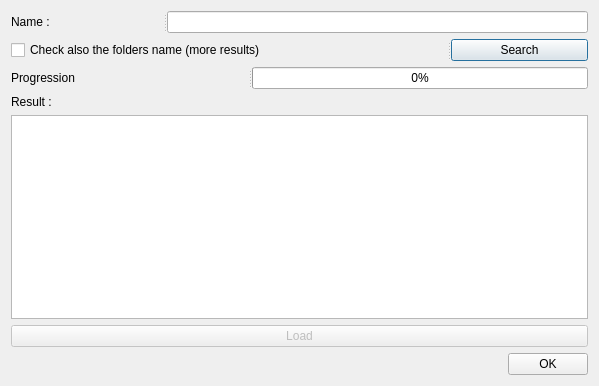
<?xml version="1.0" encoding="UTF-8"?>
<ui version="4.0">
 <class>Search</class>
 <widget class="QDialog" name="Search">
  <property name="geometry">
   <rect>
    <x>0</x>
    <y>0</y>
    <width>599</width>
    <height>386</height>
   </rect>
  </property>
  <property name="windowTitle">
   <string>Search</string>
  </property>
  <layout class="QVBoxLayout" name="verticalLayout">
   <item>
    <widget class="QSplitter" name="splitter_4">
     <property name="orientation">
      <enum>Qt::Horizontal</enum>
     </property>
     <widget class="QLabel" name="label_name">
      <property name="text">
       <string>Name :</string>
      </property>
     </widget>
     <widget class="QLineEdit" name="lineEdit_name"/>
    </widget>
   </item>
   <item>
    <widget class="QSplitter" name="splitter_2">
     <property name="orientation">
      <enum>Qt::Horizontal</enum>
     </property>
     <widget class="QCheckBox" name="checkBox_folder">
      <property name="text">
       <string>Check also the folders name (more results)</string>
      </property>
     </widget>
     <widget class="QPushButton" name="pushButton_search">
      <property name="text">
       <string>Search</string>
      </property>
      <property name="autoDefault">
       <bool>true</bool>
      </property>
      <property name="default">
       <bool>true</bool>
      </property>
     </widget>
    </widget>
   </item>
   <item>
    <widget class="QSplitter" name="splitter">
     <property name="orientation">
      <enum>Qt::Horizontal</enum>
     </property>
     <widget class="QLabel" name="label">
      <property name="sizePolicy">
       <sizepolicy hsizetype="Expanding" vsizetype="Preferred">
        <horstretch>0</horstretch>
        <verstretch>0</verstretch>
       </sizepolicy>
      </property>
      <property name="text">
       <string>Progression</string>
      </property>
     </widget>
     <widget class="QProgressBar" name="progressBar_search">
      <property name="sizePolicy">
       <sizepolicy hsizetype="Expanding" vsizetype="Fixed">
        <horstretch>0</horstretch>
        <verstretch>0</verstretch>
       </sizepolicy>
      </property>
      <property name="value">
       <number>0</number>
      </property>
     </widget>
    </widget>
   </item>
   <item>
    <widget class="QLabel" name="label_result">
     <property name="text">
      <string>Result :</string>
     </property>
    </widget>
   </item>
   <item>
    <widget class="QListWidget" name="listWidget_results"/>
   </item>
   <item>
    <widget class="QSplitter" name="splitter_3">
     <property name="orientation">
      <enum>Qt::Horizontal</enum>
     </property>
     <widget class="QPushButton" name="pushButton_load">
      <property name="enabled">
       <bool>false</bool>
      </property>
      <property name="sizePolicy">
       <sizepolicy hsizetype="Minimum" vsizetype="Fixed">
        <horstretch>0</horstretch>
        <verstretch>0</verstretch>
       </sizepolicy>
      </property>
      <property name="text">
       <string>Load</string>
      </property>
     </widget>
    </widget>
   </item>
   <item>
    <widget class="QDialogButtonBox" name="buttonBox">
     <property name="orientation">
      <enum>Qt::Horizontal</enum>
     </property>
     <property name="standardButtons">
      <set>QDialogButtonBox::Ok</set>
     </property>
    </widget>
   </item>
  </layout>
 </widget>
 <resources/>
 <connections>
  <connection>
   <sender>buttonBox</sender>
   <signal>accepted()</signal>
   <receiver>Search</receiver>
   <slot>accept()</slot>
   <hints>
    <hint type="sourcelabel">
     <x>248</x>
     <y>254</y>
    </hint>
    <hint type="destinationlabel">
     <x>157</x>
     <y>274</y>
    </hint>
   </hints>
  </connection>
 </connections>
</ui>
